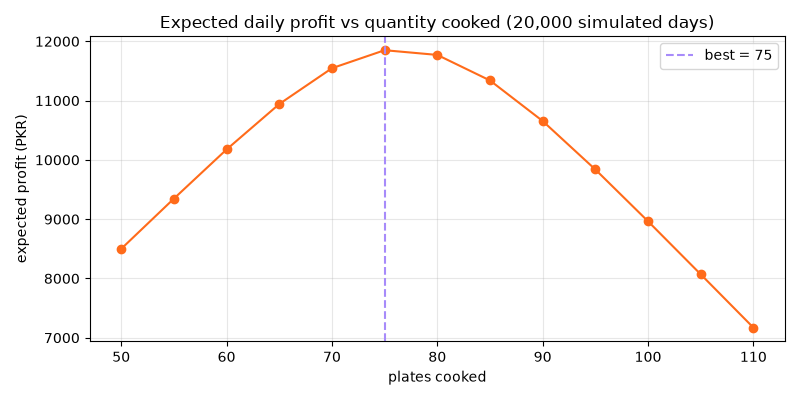

Here is the Python script that generated this plot:
"""
Session 2 · Mini project: Monte Carlo profit simulator for a food stall
----------------------------------------------------------------------
A student plans a weekend biryani stall at a university fest and must decide
how many plates to cook. Uncertainty everywhere:
  * visitors per day          ~ Poisson(mean 220)
  * each visitor buys a plate  with probability 0.35   (Binomial)
  * price 350 PKR, cost 180 PKR per cooked plate, unsold plates are wasted
Goal: simulate 20,000 days for several cooking quantities, report the expected
profit, the 5th-95th percentile range and P(loss), pick the best quantity, and
save a chart: session-02_project_monte_carlo.png

This is the 'newsvendor problem', a classic in operations research.
Run:  python session-02_project_monte_carlo.py
"""
import numpy as np
import matplotlib
matplotlib.use("Agg")
import matplotlib.pyplot as plt

PRICE, COST = 350, 180
DAYS = 20_000
rng = np.random.default_rng(11)

# Demand is simulated ONCE and reused for every option (common random numbers),
# so differences between options are not caused by luck.
visitors = rng.poisson(220, size=DAYS)
demand = rng.binomial(visitors, 0.35)
print(f"Demand per day: mean {demand.mean():.1f}, sd {demand.std(ddof=1):.1f}, "
      f"min {demand.min()}, max {demand.max()}")

def profit_for(cooked):
    sold = np.minimum(demand, cooked)
    return sold * PRICE - cooked * COST

options = range(50, 111, 5)
results = []
print(f"\n{'cooked':>6} {'E[profit]':>10} {'5th pct':>8} {'95th pct':>9} {'P(loss)':>8} {'P(sold out)':>11}")
for q in options:
    pr = profit_for(q)
    results.append((q, pr.mean()))
    print(f"{q:>6} {pr.mean():>10,.0f} {np.percentile(pr, 5):>8,.0f} {np.percentile(pr, 95):>9,.0f} "
          f"{np.mean(pr < 0):>8.3f} {np.mean(demand >= q):>11.3f}")

best_q, best_p = max(results, key=lambda t: t[1])
# Theory check: the optimal quantity is the demand quantile at (price - cost) / price
critical = (PRICE - COST) / PRICE
print(f"\nBest quantity by simulation: {best_q} plates (expected profit {best_p:,.0f} PKR)")
print(f"Newsvendor theory: cook the {critical:.3f} quantile of demand = {np.quantile(demand, critical):.0f} plates")

qs, ps = zip(*results)
fig, ax = plt.subplots(figsize=(8, 4))
ax.plot(qs, ps, marker="o", color="#FF6B1A")
ax.axvline(best_q, color="#A78BFA", ls="--", label=f"best = {best_q}")
ax.set_xlabel("plates cooked"); ax.set_ylabel("expected profit (PKR)")
ax.set_title("Expected daily profit vs quantity cooked (20,000 simulated days)")
ax.grid(alpha=0.3); ax.legend()
fig.tight_layout(); fig.savefig("session-02_project_monte_carlo.png", dpi=100)
print("Saved chart: session-02_project_monte_carlo.png")
